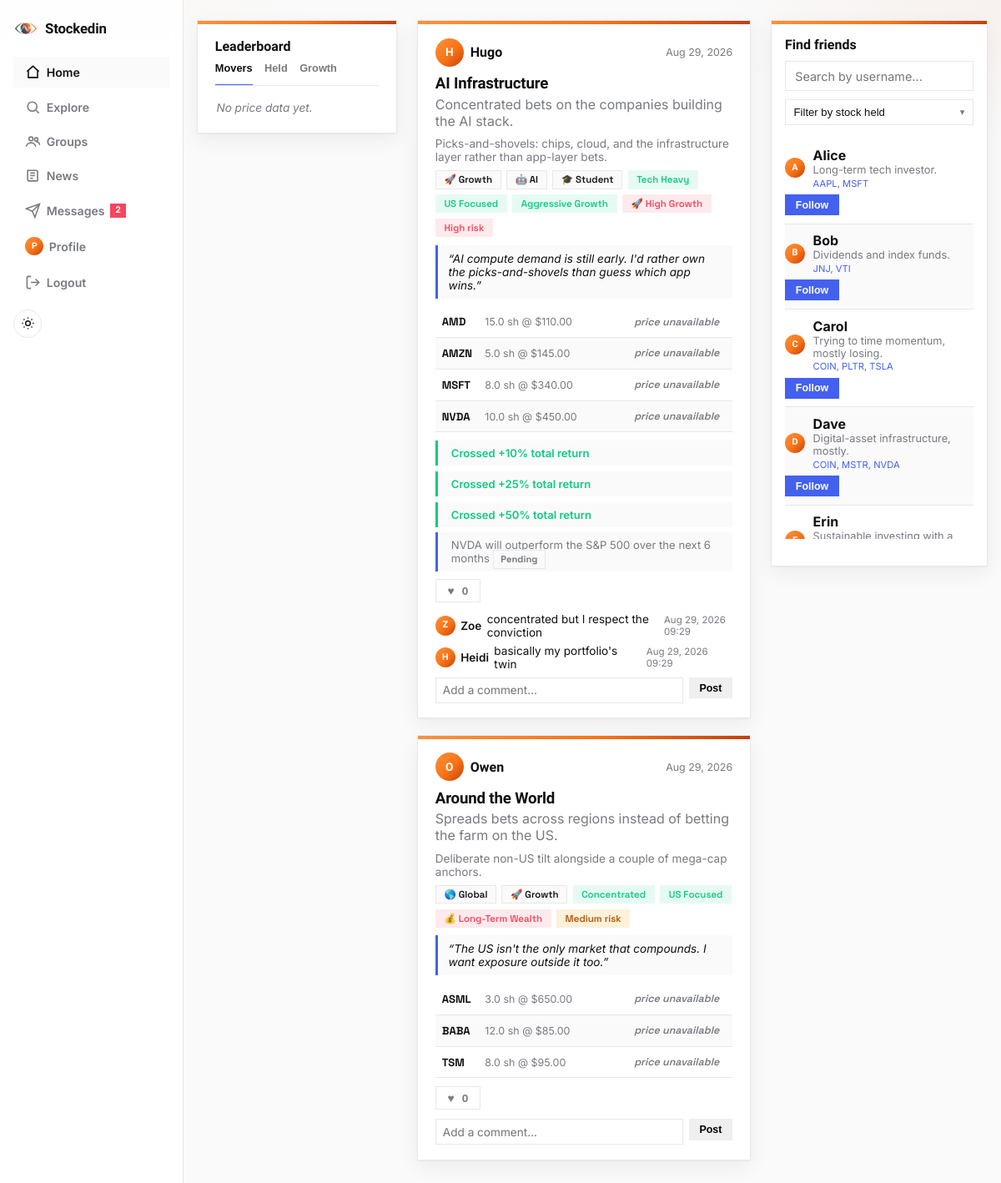
/ (signed in), run on an earlier commit of the app's database.
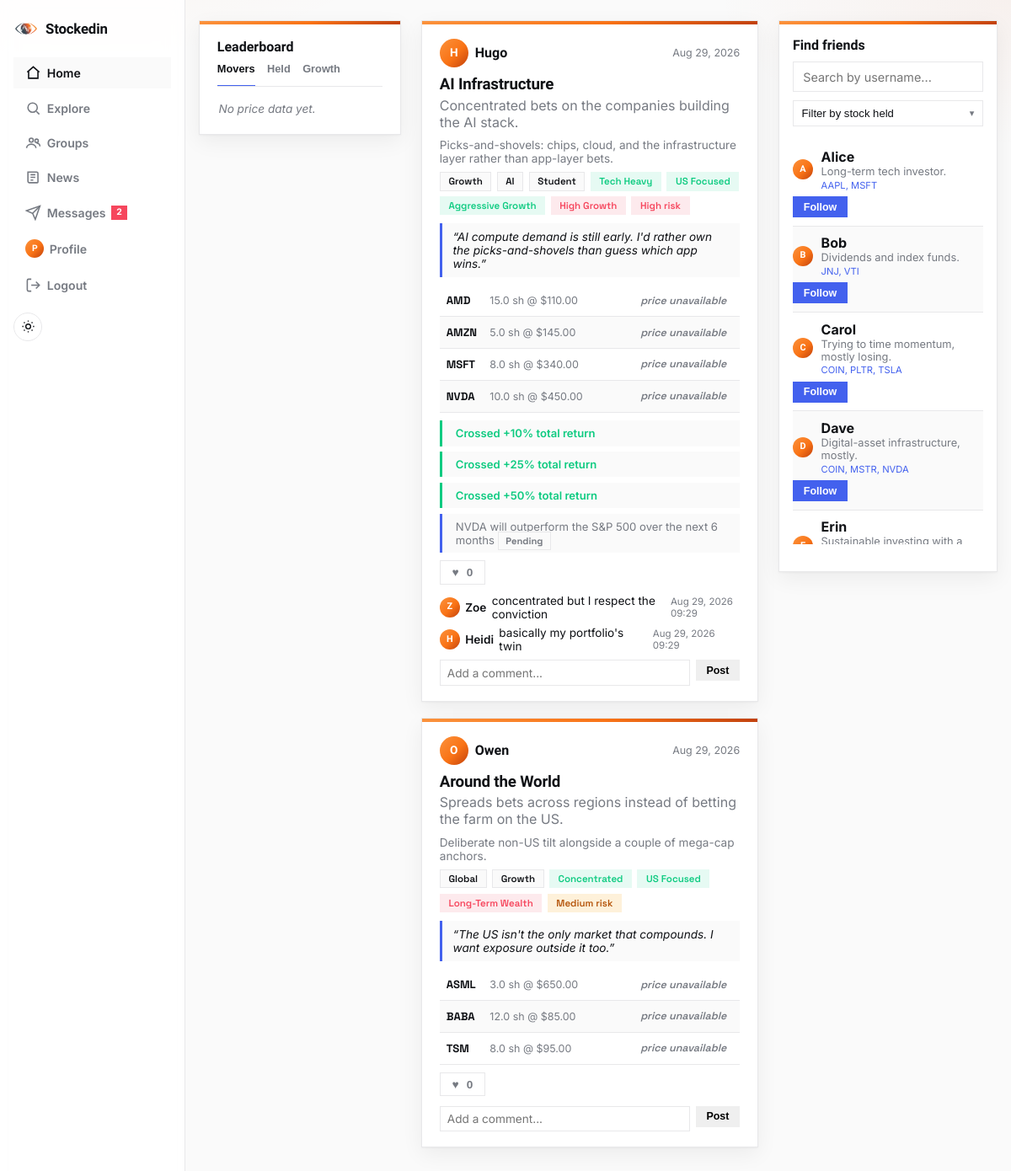
And on a later commit of the database.
### models.py (models this page shows, shortened)
class Portfolio(db.Model):
    __tablename__ = "portfolios"
    id = db.Column(db.Integer, primary_key=True)
    user_id = db.Column(
        db.Integer, db.ForeignKey("users.id"), unique=True, nullable=False
    )
    title = db.Column(db.String(80), nullable=False)
    description = db.Column(db.String(300))
    created_at = db.Column(db.DateTime, default=datetime.utcnow, nullable=False)
    strategy = db.Column(db.String(120))
    risk_level = db.Column(db.String(20))
    goal = db.Column(db.String(40))
    thesis = db.Column(db.Text)
    tags = db.Column(db.String(200))
    owner = db.relationship("User", back_populates="portfolio")
    holdings = db.relationship(
        "Holding",
        back_populates="portfolio",
        cascade="all, delete-orphan",
        order_by="Holding.ticker",
    )
    likes = db.relationship(
        "Like", back_populates="portfolio", cascade="all, delete-orphan"
    )
    comments = db.relationship(
        "Comment",
        back_populates="portfolio",
        cascade="all, delete-orphan",
        order_by="Comment.created_at",
    )
    snapshots = db.relationship(
        "PortfolioSnapshot",
        back_populates="portfolio",
        cascade="all, delete-orphan",
        order_by="PortfolioSnapshot.date",
    )
    updates = db.relationship(
        "PortfolioUpdate",
        back_populates="portfolio",
        cascade="all, delete-orphan",
        order_by="PortfolioUpdate.created_at.desc()",
    )
    @property
    def like_count(self):
        return len(self.likes)
    def is_liked_by(self, user):
        if user is None or not user.is_authenticated:
            return False
        return any(like.user_id == user.id for like in self.likes)
    @property
    def tag_list(self):
        return [t for t in (self.tags or "").split(",") if t]
    @property
    def personality(self):
        from personality import compute_personality
        return compute_personality(self)

class User(UserMixin, db.Model):
    __tablename__ = "users"
    id = db.Column(db.Integer, primary_key=True)
    username = db.Column(db.String(32), unique=True, nullable=False, index=True)
    email = db.Column(db.String(120), unique=True, nullable=False)
    password_hash = db.Column(db.String(256), nullable=False)
    bio = db.Column(db.String(200))
    created_at = db.Column(db.DateTime, default=datetime.utcnow, nullable=False)
    university = db.Column(db.String(120), index=True)
    degree = db.Column(db.String(120))
    grad_year = db.Column(db.Integer)
    portfolio = db.relationship(
        "Portfolio",
        back_populates="owner",
        uselist=False,
        cascade="all, delete-orphan",
    )
    likes = db.relationship("Like", back_populates="user", cascade="all, delete-orphan")
    comments = db.relationship(
        "Comment", back_populates="user", cascade="all, delete-orphan"
    )
    predictions = db.relationship(
        "Prediction",
        back_populates="user",
        cascade="all, delete-orphan",
        order_by="Prediction.created_at.desc()",
    )
    group_memberships = db.relationship(
        "GroupMembership", back_populates="user", cascade="all, delete-orphan"
    )
    following = db.relationship(
        "Follow",
        foreign_keys="Follow.follower_id",
        back_populates="follower",
        cascade="all, delete-orphan",
    )
    followers = db.relationship(
        "Follow",
        foreign_keys="Follow.followed_id",
        back_populates="followed",
        cascade="all, delete-orphan",
    )
    def is_following(self, other):
        if other is None:
            return False
        return (
            Follow.query.filter_by(follower_id=self.id, followed_id=other.id).first()
            is not None
        )
    @property
    def unread_message_count(self):
        return Message.query.filter_by(recipient_id=self.id, read_at=None).count()

### routes_social.py (the view)
@login_required
def feed():
    followed_ids = [f.followed_id for f in current_user.following]
    portfolios = (
        Portfolio.query.filter(Portfolio.user_id.in_(followed_ids))
        .order_by(Portfolio.created_at.desc())
        .all()
        if followed_ids
        else []
    )
    attach_stats(portfolios)
    attach_activity(portfolios)
    comment_form = CommentForm()
    users = (
        User.query.filter(User.id != current_user.id)
        .order_by(User.username)
        .all()
    )
    for user in users:
        user.held_tickers = (
            sorted({h.ticker for h in user.portfolio.holdings}) if user.portfolio else []
        )
    my_stats = None
    if current_user.portfolio is not None:
        attach_stats([current_user.portfolio])
        my_stats = current_user.portfolio.stats
    leaderboards = {
        "movers": top_moving_stocks(),
        "popular": most_held_stocks(),
        "portfolios": top_portfolios(),
    }
    return render_template(
        "feed.html",
        portfolios=portfolios,
        comment_form=comment_form,
        users=users,
        my_stats=my_stats,
        watchlist=get_watchlist_quotes(),
        leaderboards=leaderboards,
    )

### forms.py
class CommentForm(FlaskForm):
    body = TextAreaField(
        "Comment", validators=[DataRequired(), Length(max=280)]
    )
    submit = SubmitField("Post")

### activity.py (called while the page is built)
def attach_activity(portfolios, limit=4):
    for p in portfolios:
        items = [
            {
                "kind": u.kind,
                "ticker": u.ticker,
                "body": u.body,
                "status": None,
                "created_at": u.created_at,
            }
            for u in p.updates
        ]
        items += [
            {
                "kind": "prediction",
                "ticker": pred.ticker,
                "body": pred.statement,
                "status": pred.status,
                "created_at": pred.created_at,
            }
            for pred in p.owner.predictions
        ]
        items.sort(key=lambda i: i["created_at"], reverse=True)
        p.recent_activity = items[:limit]

### leaderboards.py (called while the page is built, shortened)
def top_portfolios(limit=LEADERBOARD_SIZE):
    portfolios = Portfolio.query.all()
    attach_stats(portfolios)
    rows = []
    for p in portfolios:
        pct = p.stats.get("total_gain_loss_pct")
    rows.sort(key=lambda r: r["gain_loss_pct"], reverse=True)
    return rows[:limit]

### templates/feed.html (shortened to what this page needs)
{% extends "base.html" %}
{% block container_class %}container-wide{% endblock %}
{% block content %}
  <div class="feed-layout">
    <aside class="feed-leaderboard-col">
      {% include "_leaderboard.html" %}
    </aside>
    <div class="feed-main">
      {% if portfolios %}
        {% for portfolio in portfolios %}
          {% include "_post_card.html" %}
        {% endfor %}
      {% endif %}
    </div>
    <aside class="feed-sidebar">
      <h2 class="sidebar-title">Find friends</h2>
      <input
        type="text"
        id="friend-search"
        class="sidebar-search"
        placeholder="Search by username..."
        autocomplete="off"
      >
      <button
        type="button"
        id="stock-filter-toggle"
        class="stock-filter-toggle"
        aria-expanded="false"
        aria-controls="stock-filter-panel"
      >
        Filter by stock held <span class="stock-filter-caret">&#9662;</span>
      </button>
      {% if users %}
        <ul class="user-list sidebar-user-list" id="friend-list">
          {% for user in users %}
            <li class="user-row" data-username="{{ user.username|lower }}" data-tickers="{{ user.held_tickers|join(',')|lower }}">
              <a class="user-link" href="{{ url_for('profile', username=user.username) }}">
                <span class="avatar avatar-sm">{{ user.username[0]|upper }}</span>
                <span class="user-link-text">
                  <strong>{{ user.username|capitalize }}</strong>
                  {% if user.bio %}<span class="user-bio">{{ user.bio }}</span>{% endif %}
                  {% if user.held_tickers %}
                    <span class="user-holdings">{{ user.held_tickers|join(', ') }}</span>
                  {% endif %}
                </span>
              </a>
              {% if current_user.is_following(user) %}
                <form method="post" action="{{ url_for('unfollow', username=user.username) }}">
                  <input type="hidden" name="csrf_token" value="{{ csrf_token() }}">
                  <button type="submit" class="btn btn-small btn-outline">Unfollow</button>
                </form>
              {% else %}
                <form method="post" action="{{ url_for('follow', username=user.username) }}">
                  <button type="submit" class="btn btn-small btn-primary">Follow</button>
                </form>
              {% endif %}
            </li>
          {% endfor %}
        </ul>
      {% else %}
        <p class="empty-state">No other users yet.</p>
      {% endif %}
    </aside>
  </div>
{% endblock %}

### templates/_post_card.html (shortened to what the changed rows need)
<article class="post-card" id="portfolio-{{ portfolio.id }}">
  <header class="post-header">
    <a class="post-owner" href="{{ url_for('profile', username=portfolio.owner.username) }}">
      <span class="avatar">{{ portfolio.owner.username[0]|upper }}</span>
      {{ portfolio.owner.username|capitalize }}
    </a>
    <span class="post-date">{{ portfolio.created_at.strftime('%b %d, %Y') }}</span>
  </header>
  <h3 class="post-title">{{ portfolio.title }}</h3>
  {% if portfolio.description %}<p class="post-description">{{ portfolio.description }}</p>{% endif %}
  {% if portfolio.strategy %}<p class="post-strategy">{{ portfolio.strategy }}</p>{% endif %}
  {% if portfolio.tag_list or portfolio.personality or portfolio.goal or portfolio.risk_level %}
    <div class="tag-row">
      {% for tag in portfolio.tag_list %}<span class="tag-chip">{{ tag }}</span>{% endfor %}
      {% for tag in portfolio.personality %}<span class="tag-chip personality-chip">{{ tag }}</span>{% endfor %}
      {% if portfolio.goal %}<span class="tag-chip goal-chip">{{ portfolio.goal }}</span>{% endif %}
      {% if portfolio.risk_level %}<span class="tag-chip risk-chip risk-{{ portfolio.risk_level|lower }}">{{ portfolio.risk_level }} risk</span>{% endif %}
    </div>
  {% endif %}
  {% if portfolio.thesis %}
    <p class="post-thesis">&ldquo;{{ portfolio.thesis }}&rdquo;</p>
  {% endif %}
  {% if portfolio.stats.rows %}
    <ul class="holdings-list">
      {% for row in portfolio.stats.rows %}
        <li class="holding-row">
          <span class="holding-ticker">{{ row.holding.ticker }}</span>
          <span class="holding-detail">{{ row.holding.shares }} sh @ ${{ "%.2f"|format(row.holding.buy_price) }}</span>
          {% if row.available %}
            <span class="holding-price">${{ "%.2f"|format(row.current_price) }}</span>
            <span class="holding-gain {{ 'gain' if row.gain_loss >= 0 else 'loss' }}">
              {{ "+" if row.gain_loss >= 0 else "" }}${{ "%.2f"|format(row.gain_loss) }}
              ({{ "%.1f"|format(row.gain_loss_pct) }}%)
            </span>
          {% else %}
            <span class="unavailable">price unavailable</span>
          {% endif %}
        </li>
      {% endfor %}
    </ul>
  {% else %}
    <p class="empty-holdings">No holdings yet.</p>
  {% endif %}
  {% if portfolio.recent_activity is defined and portfolio.recent_activity %}
    <ul class="activity-list">
      {% for item in portfolio.recent_activity %}
        <li class="activity-item activity-{{ item.kind }}">
          {% if item.kind == "holding_added" %}
            <span>Added <strong>{{ item.ticker }}</strong>{% if item.body %} &mdash; {{ item.body }}{% endif %}</span>
          {% elif item.kind == "milestone" %}
            <span>{{ item.body }}</span>
          {% elif item.kind == "prediction" %}
            <span>{{ item.body }}
              <span class="prediction-status status-{{ item.status|lower }}">{{ item.status }}</span>
            </span>
          {% else %}
            <span>{{ item.body }}</span>
          {% endif %}
        </li>
      {% endfor %}
    </ul>
  {% endif %}
  <div class="post-actions">
    <button
      type="button"
      class="like-btn {{ 'liked' if portfolio.is_liked_by(current_user) else '' }}"
      data-portfolio-id="{{ portfolio.id }}"
      data-liked="{{ 'true' if portfolio.is_liked_by(current_user) else 'false' }}"
    >
      <span class="like-icon">&hearts;</span>
      <span class="like-count">{{ portfolio.like_count }}</span>
    </button>
  </div>
  <div class="comments" data-portfolio-id="{{ portfolio.id }}">
    <ul class="comment-list">
      {% for comment in portfolio.comments %}
        <li class="comment">
          <span class="avatar avatar-sm">{{ comment.user.username[0]|upper }}</span>
          <a href="{{ url_for('profile', username=comment.user.username) }}">{{ comment.user.username|capitalize }}</a>
          <span class="comment-body">{{ comment.body }}</span>
          <span class="comment-date">{{ comment.created_at.strftime('%b %d, %Y %H:%M') }}</span>
        </li>
      {% endfor %}
    </ul>
    <form class="comment-form" data-portfolio-id="{{ portfolio.id }}">
      {{ comment_form.body(placeholder="Add a comment...", rows=1) }}
      <button type="submit" class="btn btn-small">Post</button>
    </form>
  </div>
</article>

What changed in the data, as far as the page shows it:
changed Portfolio "AI Infrastructure": tags "🚀 Growth,🤖 AI,🎓 Student" → "Growth,AI,Student" (drawn); goal "🚀 High Growth" → "High Growth"
changed Portfolio "Around the World": tags "🌎 Global,🚀 Growth" → "Global,Growth" (drawn); goal "💰 Long-Term Wealth" → "Long-Term Wealth"
Also different on the page:
new list line: "Growth"
new list line: "AI"
new list line: "Student"
new list line: "Global"
list line gone: "🚀 Growth"
list line gone: "🤖 AI"
list line gone: "🎓 Student"
list line gone: "🌎 Global"
